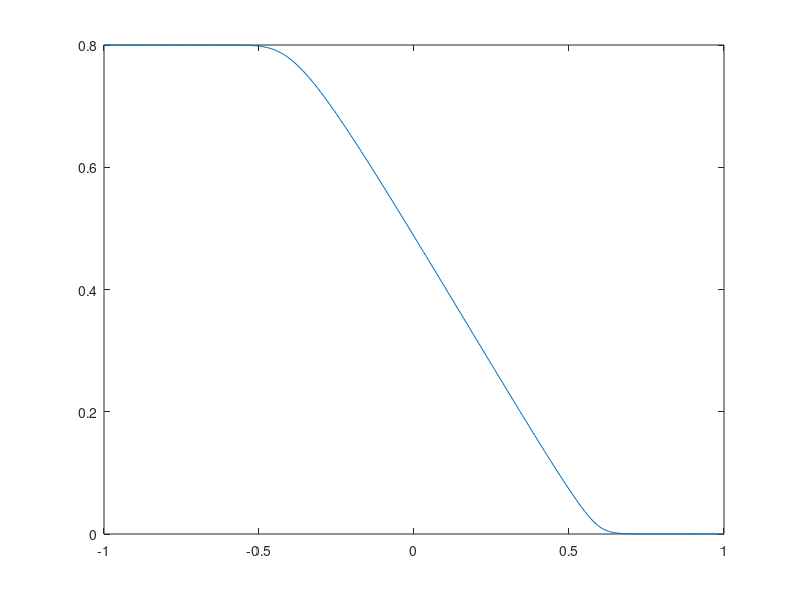

MATLAB code to generate this figure:
clear all
%set x
N=200;
dx=2/N;
x=linspace(-1,1,N+1);
%set t
M=50;
tf=0.5;
dt=tf/M;
%Problem b1
u1=0.8;
u2=0;
%Set initial Condition
v0=(u1+u2)/2+(u2-u1)/2*tanh(20*x);
v=zeros(M+1,N+1);
v(1,:)=v0;

for n=1:M
    v(n+1,1)=u1;
    v(n+1,N+1)=u2;
    for j=2:N
        v(n+1,j)=1/2*(v(n,j-1)+v(n,j+1))-dt/dx/2*(v(n,j+1)*(1-v(n,j+1))-v(n,j-1)*(1-v(n,j-1)));
    end
end
plot(x,v(M+1,:))